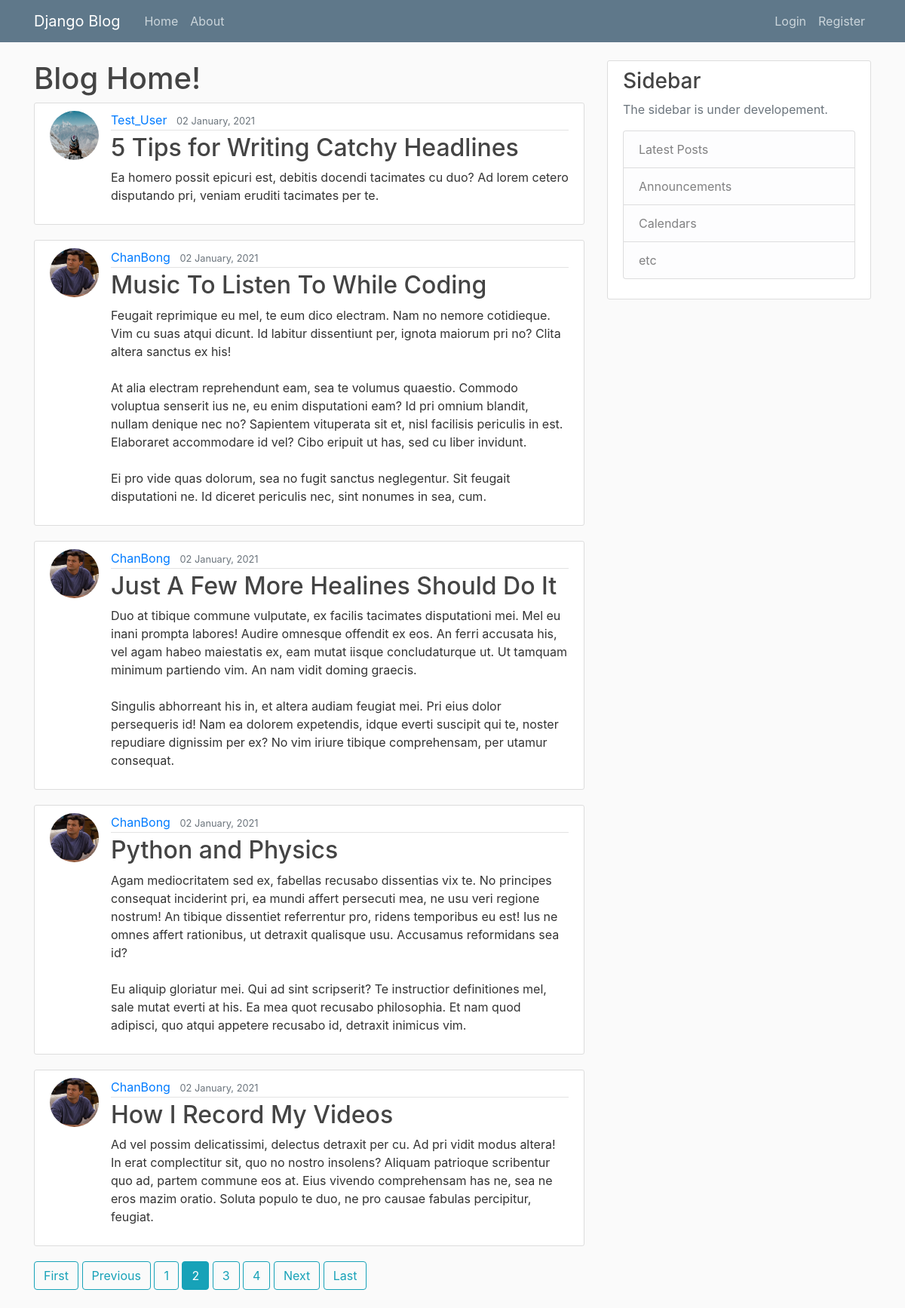
Before: /?page=2 with the older database file.
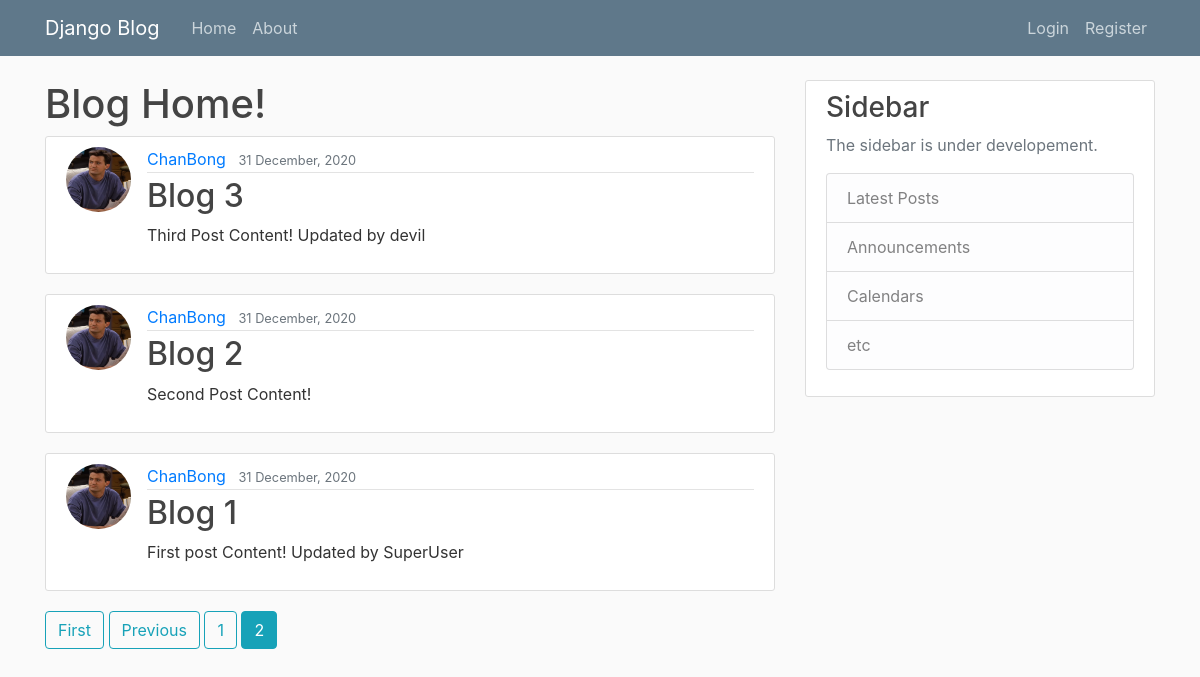
After: the same page with the newer database file.
### blog/models.py (models this page shows, shortened)
class Post(models.Model):
    title = models.CharField(max_length=100)
    content = models.TextField()
    date_posted = models.DateTimeField(default=timezone.now)
    author = models.ForeignKey(User, on_delete=models.CASCADE)

### users/models.py (models this page shows, shortened)
class Profile(models.Model):
    user = models.OneToOneField(User, on_delete=models.CASCADE)
    image = models.ImageField(default='default.jpg', upload_to='profile_pics')

### blog/views.py (the view)
# urls.py: path('', PostListView.as_view(), name='blog-home'),
class PostListView(ListView):
    model = Post
    template_name = 'blog/home.html'
    context_object_name = 'posts'
    ordering = ['-date_posted']
    paginate_by = 5

### blog/templates/blog/home.html
{% extends "blog/base.html" %}
{% block content %}
    <h1>Blog Home!</h1>
    {% for post in posts %}
        <article class="media content-section">
          <img class="rounded-circle article-img" src="{{ post.author.profile.image.url }}">
          <div class="media-body">
            <div class="article-metadata">
              <a class="mr-2" href="{% url 'user-posts' post.author.username %}">{{ post.author }}</a>
              <small class="text-muted">{{ post.date_posted|date:"d F, Y" }}</small>
            </div>
            <h2><a class="article-title" href="{% url 'post-detail' post.id %}">{{ post.title }}</a></h2>
            <p class="article-content">{{ post.content }}</p>
          </div>
        </article>
    {% endfor %}
    {% if is_paginated %}
      {% if page_obj.has_previous %}
        <a class="btn btn-outline-info mb-4" href="?page=1">First</a>
        <a class="btn btn-outline-info mb-4" href="?page={{ page_obj.previous_page_number }}">Previous</a>
      {% endif %}
      {% for num in page_obj.paginator.page_range %}
        {% if page_obj.number == num %}
          <a class="btn btn-info mb-4" href="?page={{ num }}">{{ num }}</a>
        {% elif num > page_obj.number|add:'-3' and num < page_obj.number|add:'3' %}
          <a class="btn btn-outline-info mb-4" href="?page={{ num }}">{{ num }}</a>
        {% endif %}
      {% endfor %}
      {% if page_obj.has_next %}
        <a class="btn btn-outline-info mb-4" href="?page={{ page_obj.next_page_number }}">Next</a>
        <a class="btn btn-outline-info mb-4" href="?page={{ page_obj.paginator.num_pages }}">Last</a>
      {% endif %}
    {% endif %}
{% endblock content %}

Changed rows visible on the page:
removed Post: author.profile.image (placeholder picture), author "Test_User", date_posted "02 January, 2021", title "5 Tips for Writing Catchy Headlines", content "Ea homero possit epicuri est, debitis docendi tacimates cu duo? Ad lorem cetero disputando pri, veniam eruditi tacimates per te."
removed Post: author.profile.image (picture), author "ChanBong", date_posted "02 January, 2021", title "Music To Listen To While Coding", content "Feugait reprimique eu mel, te eum dico electram. Nam no nemore cotidieque. Vim cu suas atqui dicunt. Id labitur dissentiunt per, ignota maiorum pri no? Clita altera sanctus ex his! At alia electram reprehendunt eam, sea te volumus quaestio. Commodo voluptua senserit ius ne, eu enim disputationi eam? Id pri omnium blandit, nullam denique nec no? Sapientem vituperata sit et, nisl facilisis periculis in est. Elaboraret accommodare id vel? Cibo eripuit ut has, sed cu liber invidunt. Ei pro vide quas dolorum, sea no fugit sanctus neglegentur. Sit feugait disputationi ne. Id diceret periculis nec, sint nonumes in sea, cum."
removed Post: author.profile.image (picture), author "ChanBong", date_posted "02 January, 2021", title "Just A Few More Healines Should Do It", content "Duo at tibique commune vulputate, ex facilis tacimates disputationi mei. Mel eu inani prompta labores! Audire omnesque offendit ex eos. An ferri accusata his, vel agam habeo maiestatis ex, eam mutat iisque concludaturque ut. Ut tamquam minimum partiendo vim. An nam vidit doming graecis. Singulis abhorreant his in, et altera audiam feugiat mei. Pri eius dolor persequeris id! Nam ea dolorem expetendis, idque everti suscipit qui te, noster repudiare dignissim per ex? No vim iriure tibique comprehensam, per utamur consequat."
removed Post: author.profile.image (picture), author "ChanBong", date_posted "02 January, 2021", title "Python and Physics", content "Agam mediocritatem sed ex, fabellas recusabo dissentias vix te. No principes consequat inciderint pri, ea mundi affert persecuti mea, ne usu veri regione nostrum! An tibique dissentiet referrentur pro, ridens temporibus eu est! Ius ne omnes affert rationibus, ut detraxit qualisque usu. Accusamus reformidans sea id? Eu aliquip gloriatur mei. Qui ad sint scripserit? Te instructior definitiones mel, sale mutat everti at his. Ea mea quot recusabo philosophia. Et nam quod adipisci, quo atqui appetere recusabo id, detraxit inimicus vim."
removed Post: author.profile.image (picture), author "ChanBong", date_posted "02 January, 2021", title "How I Record My Videos", content "Ad vel possim delicatissimi, delectus detraxit per cu. Ad pri vidit modus altera! In erat complectitur sit, quo no nostro insolens? Aliquam patrioque scribentur quo ad, partem commune eos at. Eius vivendo comprehensam has ne, sea ne eros mazim oratio. Soluta populo te duo, ne pro causae fabulas percipitur, feugiat."
now on this page (row unchanged): Post: author.profile.image (picture), author "ChanBong", date_posted "31 December, 2020", title "Blog 3", content "Third Post Content! Updated by devil"
now on this page (row unchanged): Post: author.profile.image (picture), author "ChanBong", date_posted "31 December, 2020", title "Blog 2", content "Second Post Content!"
now on this page (row unchanged): Post: author.profile.image (picture), author "ChanBong", date_posted "31 December, 2020", title "Blog 1", content "First post Content! Updated by SuperUser"
Other visible differences:
list line gone: "3"
list line gone: "4"
text no longer shown: "Next Last"
